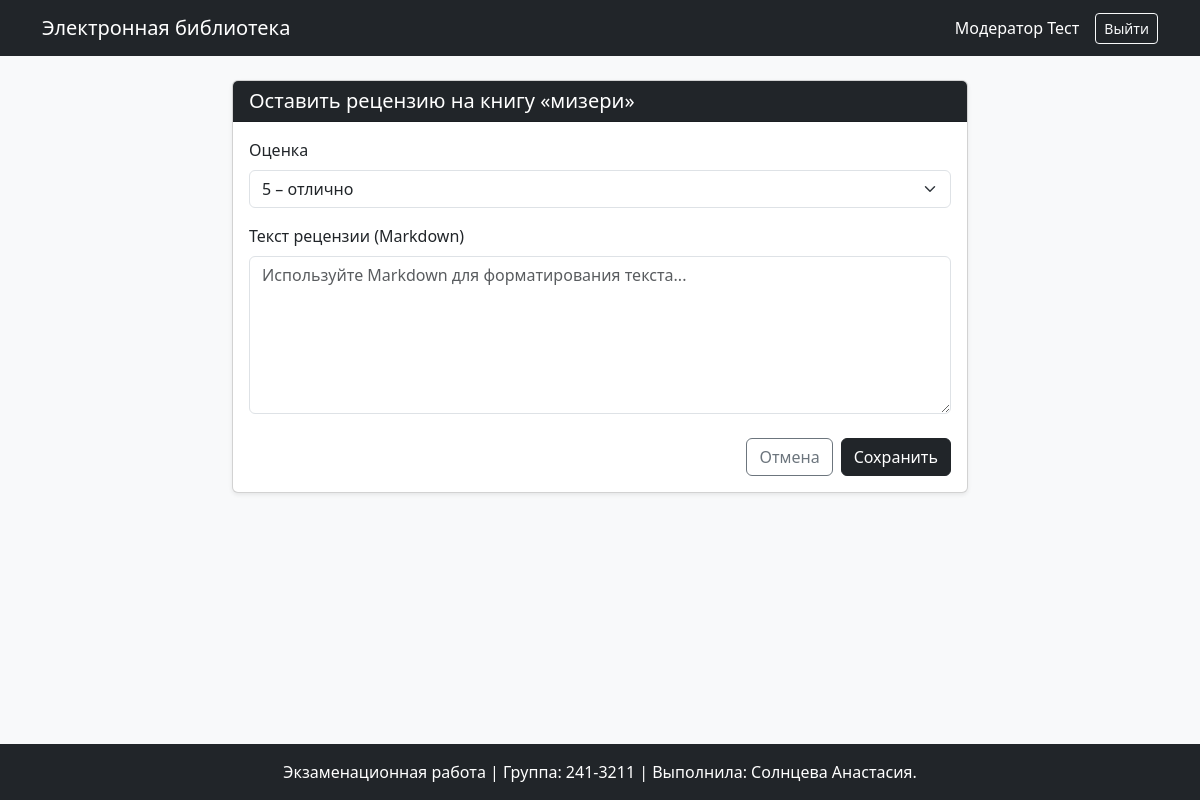
/book/1/review (signed in), run on the app's committed database.
### models.py (models this page shows, shortened)
class User(db.Model, UserMixin):
    __tablename__ = 'users'
    id = db.Column(db.Integer, primary_key=True)
    login = db.Column(db.String(50), nullable=False, unique=True)
    password_hash = db.Column(db.String(256), nullable=False)
    last_name = db.Column(db.String(50), nullable=False)
    first_name = db.Column(db.String(50), nullable=False)
    middle_name = db.Column(db.String(50), nullable=True)
    role_id = db.Column(db.Integer, db.ForeignKey('roles.id'), nullable=False)
    role = db.relationship('Role', backref=db.backref('users', lazy=True))

class Book(db.Model):
    __tablename__ = 'books'
    id = db.Column(db.Integer, primary_key=True)
    title = db.Column(db.String(255), nullable=False)        # Название
    description = db.Column(db.Text, nullable=False)          # Краткое описание (Markdown)
    year = db.Column(db.Integer, nullable=False)              # Год (в SQLite используем Integer)
    publisher = db.Column(db.String(255), nullable=False)     # Издательство
    author = db.Column(db.String(255), nullable=False)        # Автор
    pages = db.Column(db.Integer, nullable=False)             # Объём в страницах
    genres = db.relationship('Genre', secondary=book_genre, backref=db.backref('books', lazy='dynamic'))

### app.py (the view, shortened to what this page needs)
    @app.route('/book/<int:book_id>/review', methods=['GET', 'POST'])
    @login_required
    def add_review(book_id):
        book = Book.query.get_or_404(book_id)
        existing = Review.query.filter_by(book_id=book.id, user_id=current_user.id).first()
        if existing:
            flash('Вы уже оставили рецензию на эту книгу.', 'warning')
            return redirect(url_for('book_detail', book_id=book.id))
        form = ReviewForm()
        return render_template('add_review.html', form=form, book=book)

### forms.py
class ReviewForm(FlaskForm):
    rating = SelectField('Оценка', coerce=int, choices=[
        (5, '5 – отлично'),
        (4, '4 – хорошо'),
        (3, '3 – удовлетворительно'),
        (2, '2 – неудовлетворительно'),
        (1, '1 – плохо'),
        (0, '0 – ужасно')
    ], default=5)
    text = TextAreaField('Текст рецензии (Markdown)', validators=[DataRequired(message="Напишите текст рецензии")])
    submit = SubmitField('Сохранить')

### templates/add_review.html (shortened to what this page needs)
{% extends 'base.html' %}
{% block content %}
<div class="row justify-content-center">
    <div class="col-md-8">
        <div class="card shadow-sm">
            <div class="card-header bg-dark text-white">
                <h5 class="mb-0">Оставить рецензию на книгу «{{ book.title }}»</h5>
            </div>
            <div class="card-body">
                <form method="POST" novalidate>
                    <div class="mb-3">
                        {{ form.rating.label(class="form-label") }}
                        {{ form.rating(class="form-select") }}
                    </div>
                    <div class="mb-4">
                        {{ form.text.label(class="form-label") }}
                        {{ form.text(class="form-control", rows=6, placeholder="Используйте Markdown для форматирования текста...") }}
                    </div>
                    <div class="d-flex justify-content-end gap-2">
                        <a href="{{ url_for('book_detail', book_id=book.id) }}" class="btn btn-outline-secondary">Отмена</a>
                        {{ form.submit(class="btn btn-dark") }}
                    </div>
                </form>
            </div>
        </div>
    </div>
</div>
{% endblock %}

### templates/base.html (shortened to what this page needs)
<!DOCTYPE html>
<html lang="ru">
<head>
    <link href="https://cdn.jsdelivr.net/npm/bootstrap@5.3.0/dist/css/bootstrap.min.css" rel="stylesheet">
</head>
<body class="d-flex flex-column min-vh-100 bg-light">
    <nav class="navbar navbar-expand-lg navbar-dark bg-dark mb-4">
        <div class="container">
            <a class="navbar-brand" href="{{ url_for('index') }}">Электронная библиотека</a>
            <div class="collapse navbar-collapse">
                <div class="d-flex align-items-center text-white gap-2">
                    {% if current_user.is_authenticated %}
                        <span class="me-2">{{ current_user.last_name }} {{ current_user.first_name }}</span>
                        <a href="{{ url_for('logout') }}" class="btn btn-outline-light btn-sm">Выйти</a>
                    {% else %}
                        <a href="{{ url_for('register') }}" class="btn btn-outline-light btn-sm">Регистрация</a>
                        <a href="{{ url_for('login') }}" class="btn btn-light btn-sm">Войти</a>
                    {% endif %}
                </div>
            </div>
        </div>
    </nav>
    <main class="container flex-grow-1">
        {% block content %}{% endblock %}
    </main>
    <footer class="footer mt-auto py-3 bg-dark text-white text-center">
        <div class="container">
            <span>Экзаменационная работа | Группа: 241-3211 | Выполнила: Солнцева Анастасия.</span>
        </div>
    </footer>
</body>
</html>

### data on the page
User: last_name "Модератор", first_name "Тест"
Book: title "мизери"
